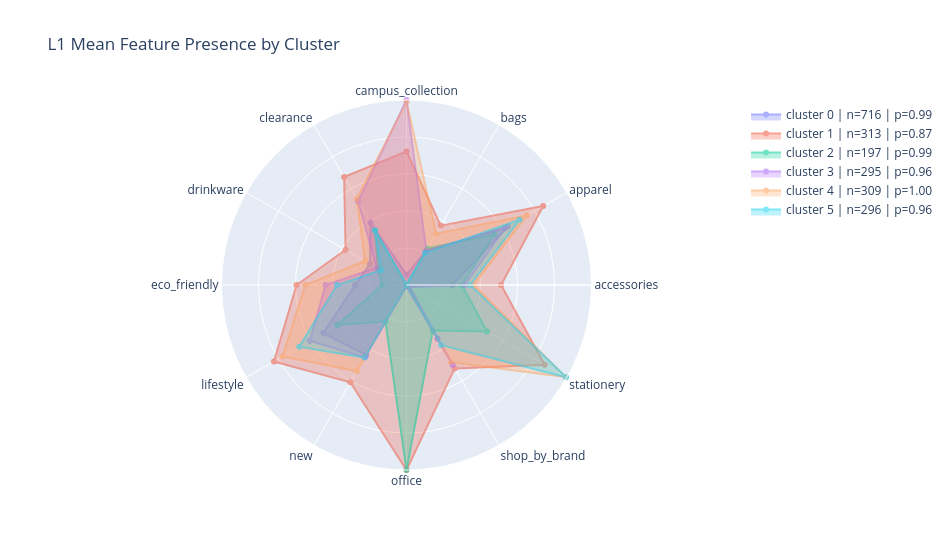

Notebook code cell kept with this figure:
### Code cell
# choose features with enough signal
threshold = 0.25
plot_feature_cols = [
    col for col in cluster_profile_df.columns
    if col.startswith("l1_") and cluster_profile_df[col].max() >= threshold
]
plot_feature_labels = [col.replace("l1_", "") for col in plot_feature_cols]
# optional: exclude noise cluster
plot_df = cluster_profile_df.query("cluster != -1").sort_values("cluster").reset_index(drop=True)


fig = go.Figure()
for _, row in plot_df.iterrows():
    cluster_id = int(row["cluster"])
    values = row[plot_feature_cols].to_numpy(dtype=float)
    values_closed = np.append(values, values[0])
    labels_closed = plot_feature_labels + [plot_feature_labels[0]]

    fig.add_trace(
        go.Scatterpolar(
            r=values_closed,
            theta=labels_closed,
            fill="toself",
            name=(
                f"cluster {cluster_id} "
                f"| n={int(row['n_patterns'])} "
                f"| p={row['avg_probability']:.2f}"
            ),
            opacity=0.55,
        )
    )

fig.update_layout(
    title="L1 Mean Feature Presence by Cluster",
    polar=dict(
        radialaxis=dict(
            visible=True,
            range=[0, 1],
            showticklabels=False,
        )
    ),
    showlegend=True,
    width=950,
    height=550,
)

fig.show()

### Figure 1 — Plotly figure (JSON) as saved in the notebook; plotly's stock layout.template omitted (floating-point values rounded to 4 significant figures)
{"data": [{"fill": "toself", "name": "cluster 0 | n=716 | p=0.99", "opacity": 0.55, "r": [0.2472, 0.6327, 0.2095, 0.05587, 0.3897, 0.2277, 0.2779, 0.5196, 0.4372, 0.00419, 0.3352, 0.009777, 0.2472], "theta": ["accessories", "apparel", "bags", "campus_collection", "clearance", "drinkware", "eco_friendly", "lifestyle", "new", "office", "shop_by_brand", "stationery", "accessories"], "type": "scatterpolar"}, {"fill": "toself", "name": "cluster 1 | n=313 | p=0.87", "opacity": 0.55, "r": [0.5112, 0.853, 0.3706, 0.722, 0.6741, 0.3802, 0.5942, 0.8275, 0.607, 1.0, 0.5208, 0.8626, 0.5112], "theta": ["accessories", "apparel", "bags", "campus_collection", "clearance", "drinkware", "eco_friendly", "lifestyle", "new", "office", "shop_by_brand", "stationery", "accessories"], "type": "scatterpolar"}, {"fill": "toself", "name": "cluster 2 | n=197 | p=0.99", "opacity": 0.55, "r": [0.2995, 0.5482, 0.2284, 0.0, 0.3401, 0.1777, 0.132, 0.4315, 0.2284, 1.0, 0.2843, 0.5025, 0.2995], "theta": ["accessories", "apparel", "bags", "campus_collection", "clearance", "drinkware", "eco_friendly", "lifestyle", "new", "office", "shop_by_brand", "stationery", "accessories"], "type": "scatterpolar"}, {"fill": "toself", "name": "cluster 3 | n=295 | p=0.96", "opacity": 0.55, "r": [0.3153, 0.6136, 0.2136, 1.0, 0.522, 0.1864, 0.4373, 0.6034, 0.4508, 0.00339, 0.4983, 0.02034, 0.3153], "theta": ["accessories", "apparel", "bags", "campus_collection", "clearance", "drinkware", "eco_friendly", "lifestyle", "new", "office", "shop_by_brand", "stationery", "accessories"], "type": "scatterpolar"}, {"fill": "toself", "name": "cluster 4 | n=309 | p=1.00", "opacity": 0.55, "r": [0.3625, 0.7508, 0.3204, 0.9903, 0.5372, 0.2589, 0.5469, 0.7735, 0.5372, 0.0, 0.4822, 0.9935, 0.3625], "theta": ["accessories", "apparel", "bags", "campus_collection", "clearance", "drinkware", "eco_friendly", "lifestyle", "new", "office", "shop_by_brand", "stationery", "accessories"], "type": "scatterpolar"}, {"fill": "toself", "name": "cluster 5 | n=296 | p=0.96", "opacity": 0.55, "r": [0.3446, 0.7061, 0.1993, 0.003378, 0.3412, 0.1588, 0.375, 0.6689, 0.4527, 0.0, 0.375, 0.9966, 0.3446], "theta": ["accessories", "apparel", "bags", "campus_collection", "clearance", "drinkware", "eco_friendly", "lifestyle", "new", "office", "shop_by_brand", "stationery", "accessories"], "type": "scatterpolar"}], "layout": {"height": 550, "polar": {"radialaxis": {"range": [0, 1], "showticklabels": false, "visible": true}}, "showlegend": true, "title": {"text": "L1 Mean Feature Presence by Cluster"}, "width": 950}}
